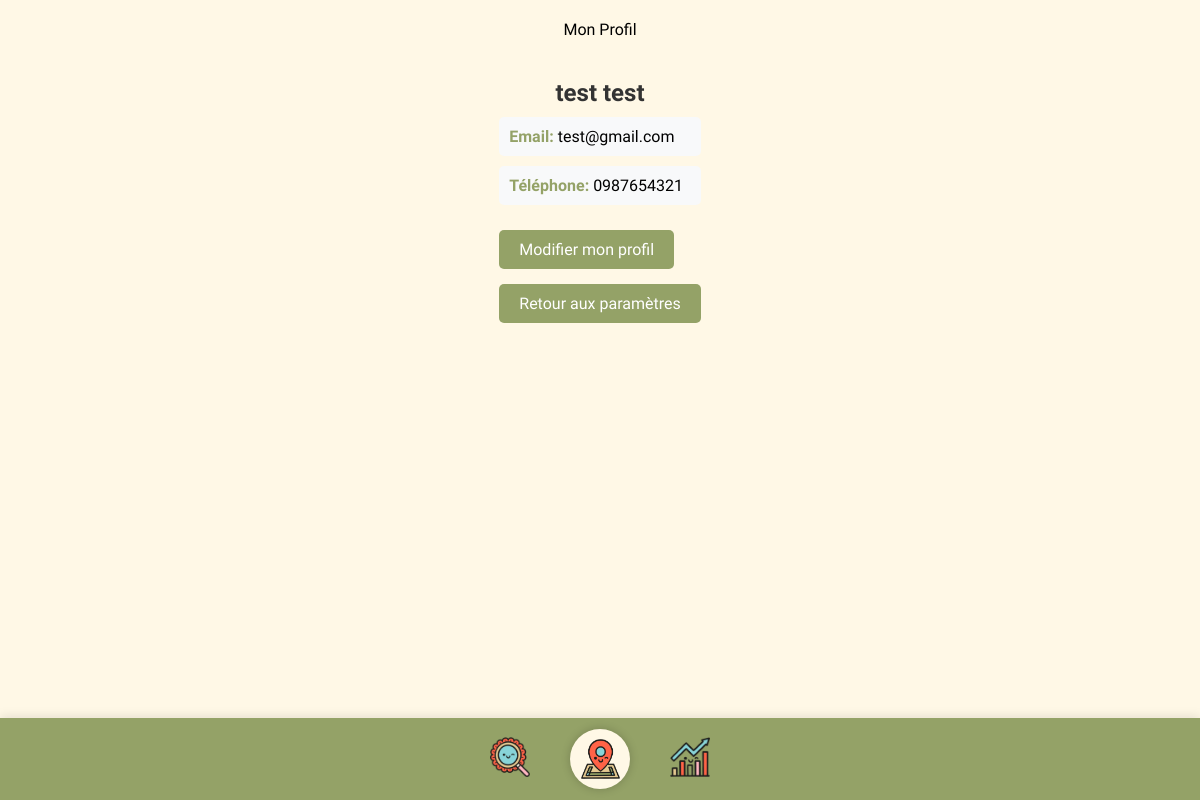
The app's page /profil (signed in) with its own data.
### tables this page shows
CREATE TABLE utilisateur (
        id_utilisateur INTEGER PRIMARY KEY AUTOINCREMENT,
        nom TEXT NOT NULL,
        prenom TEXT NOT NULL,
        tel TEXT,
        email TEXT UNIQUE NOT NULL,
        mdp TEXT NOT NULL,
        classe TEXT
    );

### routes/param_routes.py (the view)
@parametre_bp.route('/profil')
@login_required  # Utilise le décorateur Flask-Login pour la protection
def profil():
    user_id = current_user.id
    db = get_db()
    query = """
    SELECT id_utilisateur, nom, prenom, tel, email, classe
    FROM utilisateur
    WHERE id_utilisateur = ?
    """
    cursor = db.execute(query, (user_id,))
    user_data = cursor.fetchone()
    if not user_data:
        flash("Erreur lors de la récupération des données utilisateur", "error")
        return redirect(url_for('parametre.parametre'))
    user_info = {
        'id': user_data['id_utilisateur'],
        'nom': user_data['nom'],
        'prenom': user_data['prenom'],
        'tel': user_data['tel'],
        'email': user_data['email'],
    }
    return render_template("profil.html", user=user_info)

### app.py (called while the page is built)
    @classmethod
    def from_dict(cls, user_dict):
        if not user_dict:
            return None
        return cls(
            id_utilisateur=user_dict['id_utilisateur'],
            nom=user_dict['nom'],
            prenom=user_dict['prenom'],
            tel=user_dict.get('tel'),
            email=user_dict['email'],
            mdp=user_dict['mdp'],
            classe=user_dict.get('classe')
        )

### utils/database.py (called while the page is built)
def get_db():
    db_path = os.path.join(os.path.dirname(os.path.dirname(__file__)), 'backend', 'plantes.db')
    conn = sqlite3.connect(db_path)
    conn.row_factory = sqlite3.Row
    return conn

    @staticmethod
    def get_user_by_id(user_id):
        conn = sqlite3.connect("./backend/plantes.db")
        conn.row_factory = sqlite3.Row  # This allows accessing columns by name
        cursor = conn.cursor()
        try:
            cursor.execute("SELECT * FROM utilisateur WHERE id_utilisateur = ?", (user_id,))
            user = cursor.fetchone()
            if user:
                user_dict = dict(user)
                return user_dict
            return None
        finally:
            conn.close()

### templates/profil.html (shortened to what this page needs)
<!DOCTYPE html>
<html>
  <head>
    <link rel="stylesheet" href="static/global.css">
    <link rel="stylesheet" href="static/profil.css" />
  </head>
  <body>
    <div class="container">
      <div class="tab-bar">
        <div class="settings">Mon Profil</div>
      </div>
      <div class="profile-content">
        <div class="profile-info">
          <h2>{{ user.prenom }} {{ user.nom }}</h2>
          <div class="info-row">
            <strong>Email:</strong> {{ user.email }}
          </div>
          <div class="info-row">
            <strong>Téléphone:</strong> {{ user.tel or 'Non renseigné' }}
          </div>
          <a href="/modifier-profil" class="btn btn-primary">Modifier mon profil</a>
        </div>
        <a href="/parametre" class="btn btn-primary">Retour aux paramètres</a>
      </div>
    </div>
    <div class="group-wrapper">
        <div class="group-8">
            <a href="{{ url_for('info.index') }}">
                <img class="loupe" src="static/images/loupe.png" />
            </a>
            <a href="{{ url_for('accueil.accueil') }}">
                <div class="map-wrapper">
                    <img class="map" src="static/images/map.png" />
                </div>
            </a>
            <a href="{{ url_for('defis.defis') }}">
                <img class="resultats" src="static/images/resultats.png" />
            </a>
        </div>
    </div>
  </body>
</html>

### static/global.css (style rules this page uses)
body { background-color: #FFF8E6; font-family: "DynaPuff", cursive; margin: 0; padding-bottom: 80px; display: flex; flex-direction: column; align-items: center; text-align: center; padding : 20px 10px; }
.group-wrapper { position: fixed; width: 100%; height: 82px; bottom: 0; background-color: #94A267; display: flex; justify-content: center; align-items: center; z-index: 9999; box-shadow: 0 -2px 10px rgba(0, 0, 0, 0.1); }
.group-8 { display: flex; align-items: center; justify-content: center; gap: 40px; }
.group-8 img { height: 40px; width: auto; object-fit: cover; }
.map-wrapper { width: 60px; height: 60px; background-color: #FFF8E6; border-radius: 50%; display: flex; align-items: center; justify-content: center; box-shadow: 0 0 10px rgba(0, 0, 0, 0.2); }
.map { width: 40px; height: 40px; object-fit: cover; }

### static/profil.css (style rules this page uses)
.profile-content { padding: 20px; }
.profile-info { text-align: left; }
.profile-info h2 { text-align: center; color: #333; margin-bottom: 10px; }
.info-row { margin: 10px 0; padding: 10px; background-color: #f8f9fa; border-radius: 5px; font-size: 16px; }
.info-row strong { color: #94a267; }
.btn { display: inline-block; margin-top: 15px; padding: 10px 20px; font-size: 16px; color: white; background-color: #94a267; border: none; border-radius: 5px; cursor: pointer; text-decoration: none; transition: background 0.3s; }

### records on screen
utilisateur: prenom "test", nom "test", email "test@gmail.com", tel "0987654321"
